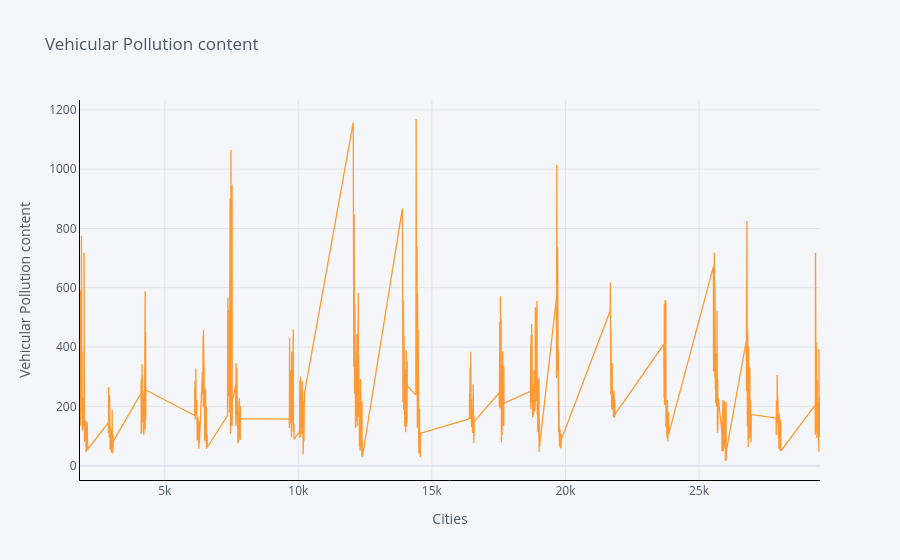

Source (notebook cell):
### Code cell
def ploting(var):
    df[var].iplot(title=var,xTitle='Cities',yTitle=var, linecolor='black', )
    plt.show()
ploting('Vehicular Pollution content')
ploting('Industrial Pollution content')

### Figure 1 — Plotly figure (JSON) as saved in the notebook; plotly's stock layout.template omitted (floating-point values rounded to 4 significant figures; data arrays with more than 128 entries replaced by an {"elided": "..."} marker saying what was removed)
{"data": [{"line": {"color": "rgba(255, 153, 51, 1.0)", "dash": "solid", "shape": "linear", "width": 1.3}, "mode": "lines", "name": "Vehicular Pollution content", "text": "", "type": "scatter", "x": {"elided": "4623 int values"}, "y": {"elided": "4623 float values"}}], "layout": {"autosize": true, "legend": {"bgcolor": "#F5F6F9", "font": {"color": "#4D5663"}}, "paper_bgcolor": "#F5F6F9", "plot_bgcolor": "#F5F6F9", "title": {"font": {"color": "#4D5663"}, "text": "Vehicular Pollution content"}, "xaxis": {"autorange": true, "gridcolor": "#E1E5ED", "linecolor": "black", "range": [1827, 29530], "showgrid": true, "tickfont": {"color": "#4D5663"}, "title": {"font": {"color": "#4D5663"}, "text": "Cities"}, "type": "linear", "zerolinecolor": "#E1E5ED"}, "yaxis": {"autorange": true, "gridcolor": "#E1E5ED", "linecolor": "black", "range": [-48.28, 1233.0], "showgrid": true, "tickfont": {"color": "#4D5663"}, "title": {"font": {"color": "#4D5663"}, "text": "Vehicular Pollution content"}, "type": "linear", "zerolinecolor": "#E1E5ED"}}}
